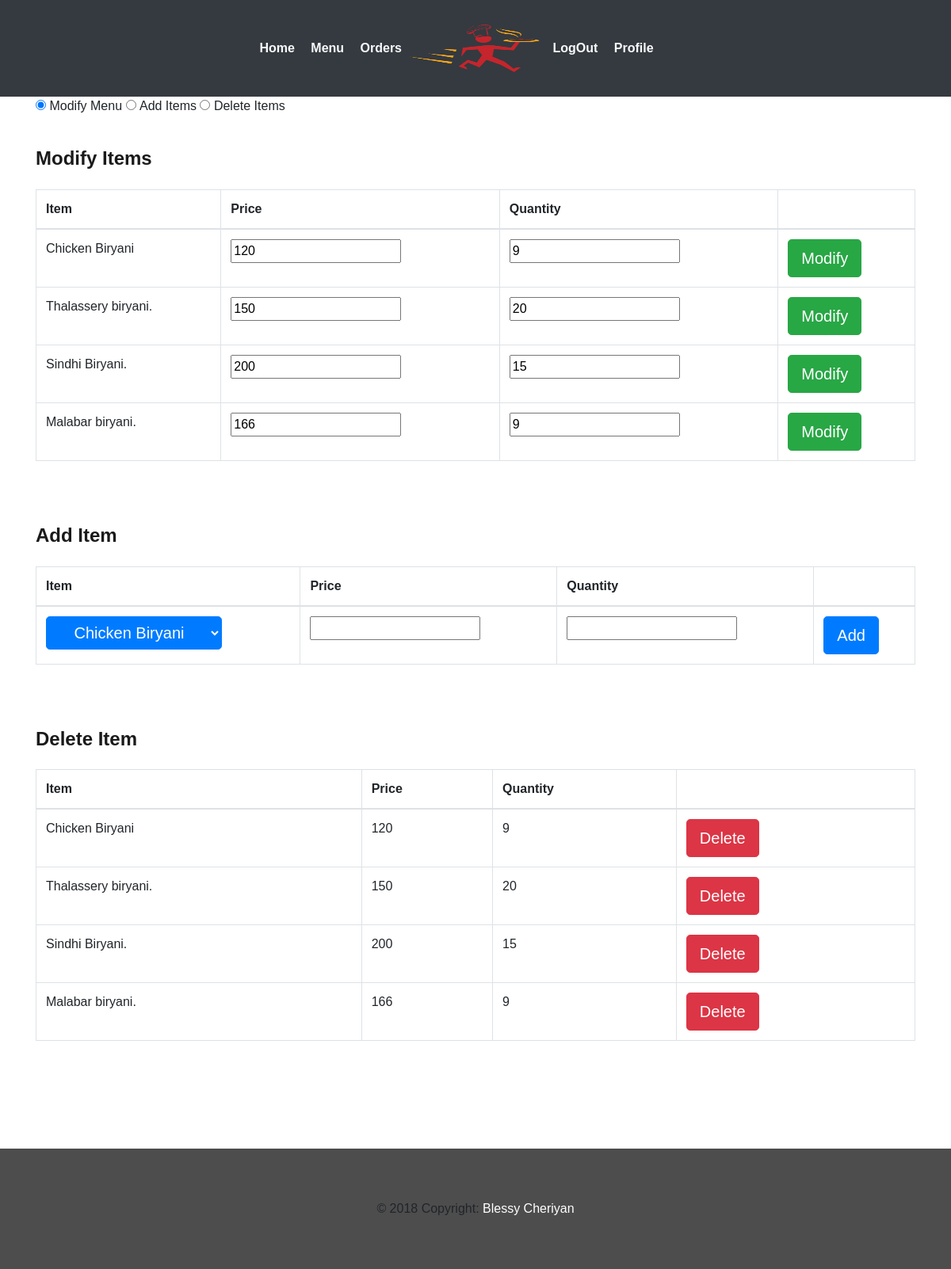
The app's page /restaurant/menu/ (signed in) with its own data.
### webapp/models.py (models this page shows)
class Item(models.Model):
	id 			= models.AutoField(primary_key=True)
	fname 		= models.CharField(max_length=30,blank=False)
	category 	= models.CharField(max_length=50,blank=False)
	def __str__(self):
		return self.fname

### webapp/views.py (the view, shortened to what this page needs)
# urls.py: path('restaurant/menu/',views.menuManipulation,name='mmenu'),
@login_required(login_url='/login/restaurant/')
def menuManipulation(request):
	if not request.user.is_authenticated:
		return redirect("rlogin")
	rest=Restaurant.objects.filter(id=request.user.restaurant.id);
	rest=rest[0]
	menuitems=Menu.objects.filter(r_id=rest)
	menu=[]
	for x in menuitems:
		cmenu=[]
		cmenu.append(x.item_id)
		cmenu.append(x.price)
		cmenu.append(x.quantity)
		cmenu.append(x.id)
		menu.append(cmenu)
	menuitems = Item.objects.all()
	items = []
	for y in menuitems:
		citem = []
		citem.append(y.id)
		citem.append(y.fname)
		items.append(citem)
	context={
		"menu":menu,
		"items":items,
		"username":request.user.username,
	}
	return render(request,'webapp/menu_modify.html',context)

### webapp/templates/webapp/menu_modify.html (shortened to what this page needs)
{% extends 'webapp/base2.html'%}
{% block body %}
	<div class="container">
		<input id="tab1" type="radio" name="tabs" checked>
  	<label for="tab1">Modify Menu</label>
  	<input id="tab2" type="radio" name="tabs">
  	<label for="tab2">Add Items</label>
	<input id="tab3" type="radio" name="tabs">
  	<label for="tab3">Delete Items</label>
	<section id="content1">
		<div class="order-top" style="border:0">
			<p>
				<h4>Modify Items</h4>
				<table class="table table-hover table-bordered">
					<thead>
						<th>Item</th>
						<th>Price</th>
						<th>Quantity</th>
						<th></th>
					</thead>
				{% for x in menu %}
					<tr>
						<form action="" method="POST">{% csrf_token %}
							<td>{{x.0}}</td>
							<td><input type="number" value="{{x.1}}" name="price"/></td>
							<td><input type="number" value="{{x.2}}" name="quantity"/></td>
							<td>
								<input type="submit" value="Modify" name="submit" class="btn btn-success btn-lg" />
							</td>
						</form>
					</tr>
				{% endfor %}
				</table>
			</p>
		</div>
	</section>
	<section id="content2">
		<div class="order-top" style="border:0">
			<p>
				<h4>Add Item</h4>
				<table class="table table-hover table-bordered">
					<thead>
						<th>Item</th>
						<th>Price</th>
						<th>Quantity</th>
						<th></th>
					</thead>
					<tr>
						<form action="" method="POST">{% csrf_token %}
						<td>
							<select name="item" class="btn btn-primary btn-lg">
							{% for x in items %}
								<option value="{{x.0}}">{{x.1}}</option>
							{% endfor %}
							</select>
						</td>
						<td><input type="number" value="" name="price"/></td>
						<td><input type="number" value="" name="quantity"/>
						</td>
						<td>
							<input type="submit" value="Add" name="submit" class="btn  btn-primary btn-lg">
						</td>
						</form>
					</tr>
				</table>
			</p>
		</div>
	</section>
	<section id="content3">
		<div class="order-top" style="border:0">
			<p>
				<h4>Delete Item</h4>
				<table class="table table-hover table-bordered">
					<thead>
						<th>Item</th>
						<th>Price</th>
						<th>Quantity</th>
						<th></th>
					</thead>
				{% for x in menu %}
					<tr>
					<td>{{x.0}}</td>
					<td>{{x.1}}</td>
					<td>{{x.2}}</td>
					<td>
						<form action="" method="POST">{% csrf_token %}
							<input type="submit" value="Delete" name="submit" class="btn btn-danger btn-lg">
						</form>
					</td>
					</tr>
				{% endfor %}
				</table>
			</p>
		</div>
	</section>
	</div>
{% endblock %}

### webapp/static/webapp/css/style.css (style rules this page uses)
body { padding:0; margin:0; font-family: 'Source Sans Pro', sans-serif; }
input[type="button"],input[type="submit"] { transition:0.5s all; -webkit-transition:0.5s all; -moz-transition:0.5s all; -o-transition:0.5s all; -ms-transition:0.5s all; }
h1,h2,h3,h4,h5,h6 { margin:0; }
p { margin:0; }
label { margin:0; }
.order-top h4 { color: #1A1A1A; font-size: 1.5em; font-weight: 600; margin-bottom: 1em; }
.order-top p { color: #6b6969; font-size: 1em; font-weight: 400; line-height: 1.8em; margin: 1em 0; }
.order-top { padding: 1.5em 0; border-bottom: 1px dotted #5fa022; }

### records on screen
Item: fname "Chicken Biryani", price "120", quantity "9", item "Chicken Biryani", x "120", x "9"
Item: fname "Thalassery biryani.", price "150", quantity "20", x "150", x "20"
Item: fname "Sindhi Biryani.", price "200", quantity "15", x "200", x "15"
Item: fname "Malabar biryani.", price "166", quantity "9", x "166", x "9"
